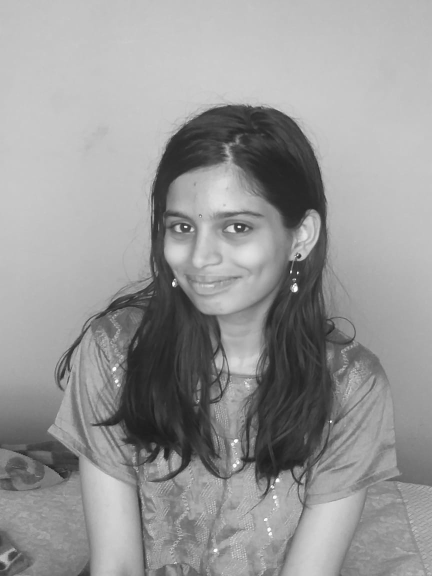
#> input picture pic1.jpeg, 864 x 1152 px, found by its file name (shown at 1/2 size)
$ python imgread5.py
#> lines starting #> are read from the running program, lines starting #| are printed output that depends on the picture
import cv2
# read image as greyscale
img = cv2.imread(r"C:\Users\user\Downloads\pic1.jpeg")
#> img is the input picture: shape (1152, 864, 3); min 17, max 255, mean 151.7

# get image height, width
(h, w) = img.shape[:2]
#> h = 1152; w = 864
# calculate the center of the image
center = (w / 2, h / 2)
#> center = (432, 576)

angle90 = 90
angle180 = 180
angle270 = 270

scale = 1.0

# Perform the counterclockwise rotation holding at the center
# 90 degrees
M = cv2.getRotationMatrix2D(center, angle90, scale)
rotated90 = cv2.warpAffine(img, M, (h, w))
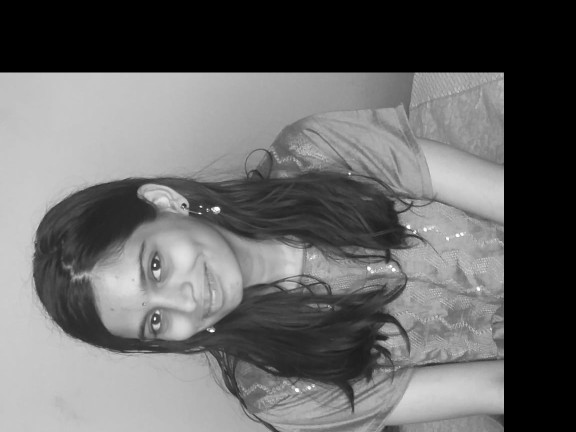
#> rotated90: shape (864, 1152, 3) (shown at 1/2 size); min 0, max 255, mean 103.2

# 180 degrees
M = cv2.getRotationMatrix2D(center, angle180, scale)
rotated180 = cv2.warpAffine(img, M, (w, h))
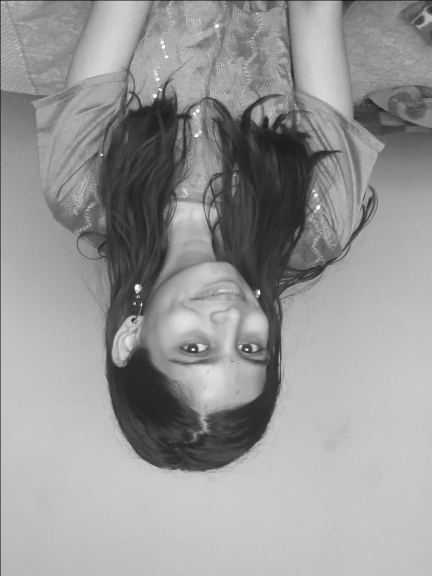
#> rotated180: shape (1152, 864, 3) (shown at 1/2 size); min 0, max 255, mean 151.3

# 270 degrees
M = cv2.getRotationMatrix2D(center, angle270, scale)
rotated270 = cv2.warpAffine(img, M, (h, w))
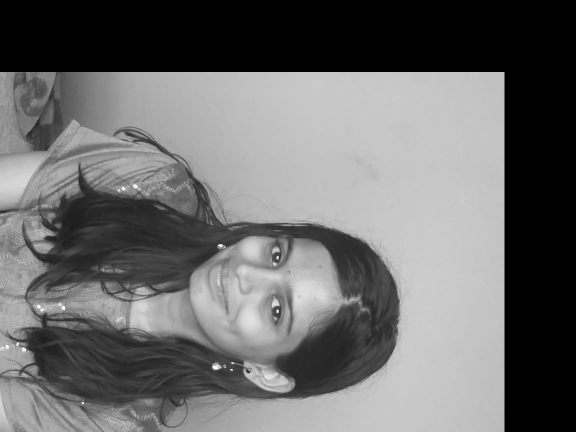
#> rotated270: shape (864, 1152, 3) (shown at 1/2 size); min 0, max 255, mean 107.1

cv2.imshow('Original Image', img)
cv2.waitKey(0)  # waits until a key is pressed
cv2.destroyAllWindows()  # destroys the window showing image

cv2.imshow('Image rotated by 90 degrees', rotated90)
cv2.waitKey(0)  # waits until a key is pressed
cv2.destroyAllWindows()  # destroys the window showing imag

cv2.imshow('Image rotated by 180 degrees', rotated180)
cv2.waitKey(0)  # waits until a key is pressed
cv2.destroyAllWindows()  # destroys the window showing image

cv2.imshow('Image rotated by 270 degrees', rotated270)
cv2.waitKey(0)  # waits until a key is pressed
cv2.destroyAllWindows()  # destroys the window showing image
